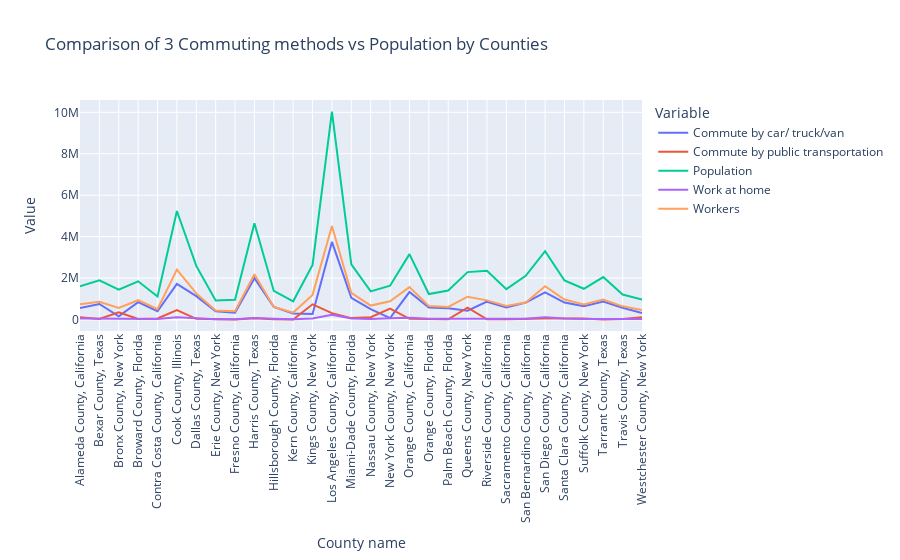

Source (notebook cell):
### Code cell
pivoted_df = population_vs_commute.pivot_table(index='County', columns='Variable', values='Value', aggfunc='first')
long_df = pivoted_df.reset_index().melt(id_vars='County', var_name='Variable', value_name='Value')

fig = px.line(
    long_df,
    x='County',
    y='Value',
    color='Variable',  
    title='Comparison of 3 Commuting methods vs Population by Counties',
    labels={'Value': 'Value', 'County': 'County name'}
)

fig.update_layout(
    hovermode='x unified',  
    xaxis={'tickangle': -90},  
    xaxis_title='County name',
    yaxis_title='Value'
)

fig.show()

### Figure 1 — Plotly figure (JSON) as saved in the notebook; plotly's stock layout.template omitted (floating-point values rounded to 4 significant figures)
{"data": [{"hovertemplate": "Variable=Commute by car/ truck/van<br>County name=%{x}<br>Value=%{y}<extra></extra>", "legendgroup": "Commute by car/ truck/van", "line": {"color": "#636efa", "dash": "solid"}, "marker": {"symbol": "circle"}, "mode": "lines", "name": "Commute by car/ truck/van", "orientation": "v", "showlegend": true, "type": "scatter", "x": ["Alameda County, California", "Bexar County, Texas", "Bronx County, New York", "Broward County, Florida", "Contra Costa County, California", "Cook County, Illinois", "Dallas County, Texas", "Erie County, New York", "Fresno County, California", "Harris County, Texas", "Hillsborough County, Florida", "Kern County, California", "Kings County, New York", "Los Angeles County, California", "Miami-Dade County, Florida", "Nassau County, New York", "New York County, New York", "Orange County, California", "Orange County, Florida", "Palm Beach County, Florida", "Queens County, New York", "Riverside County, California", "Sacramento County, California", "San Bernardino County, California", "San Diego County, California", "Santa Clara County, California", "Suffolk County, New York", "Tarrant County, Texas", "Travis County, Texas", "Westchester County, New York"], "xaxis": "x", "y": [552777, 747344, 149417, 839831, 399524, 1717708, 1128574, 394543, 330459, 1990510, 608552, 293228, 265480, 3745936, 1041383, 501003, 68659, 1325725, 579427, 537668, 427291, 860364, 587410, 819700, 1306221, 817073, 645979, 865576, 564008, 308168], "yaxis": "y"}, {"hovertemplate": "Variable=Commute by public transportation<br>County name=%{x}<br>Value=%{y}<extra></extra>", "legendgroup": "Commute by public transportation", "line": {"color": "#EF553B", "dash": "solid"}, "marker": {"symbol": "circle"}, "mode": "lines", "name": "Commute by public transportation", "orientation": "v", "showlegend": true, "type": "scatter", "x": ["Alameda County, California", "Bexar County, Texas", "Bronx County, New York", "Broward County, Florida", "Contra Costa County, California", "Cook County, Illinois", "Dallas County, Texas", "Erie County, New York", "Fresno County, California", "Harris County, Texas", "Hillsborough County, Florida", "Kern County, California", "Kings County, New York", "Los Angeles County, California", "Miami-Dade County, Florida", "Nassau County, New York", "New York County, New York", "Orange County, California", "Orange County, Florida", "Palm Beach County, Florida", "Queens County, New York", "Riverside County, California", "Sacramento County, California", "San Bernardino County, California", "San Diego County, California", "Santa Clara County, California", "Suffolk County, New York", "Tarrant County, Texas", "Travis County, Texas", "Westchester County, New York"], "xaxis": "x", "y": [109855, 21758, 346240, 25527, 49863, 453217, 34410, 16600, 4770, 58349, 9396, 2760, 733657, 307868, 67251, 109597, 528413, 31296, 16793, 11899, 573952, 12823, 17156, 13484, 45855, 42965, 47169, 5669, 20421, 106345], "yaxis": "y"}, {"hovertemplate": "Variable=Population<br>County name=%{x}<br>Value=%{y}<extra></extra>", "legendgroup": "Population", "line": {"color": "#00cc96", "dash": "solid"}, "marker": {"symbol": "circle"}, "mode": "lines", "name": "Population", "orientation": "v", "showlegend": true, "type": "scatter", "x": ["Alameda County, California", "Bexar County, Texas", "Bronx County, New York", "Broward County, Florida", "Contra Costa County, California", "Cook County, Illinois", "Dallas County, Texas", "Erie County, New York", "Fresno County, California", "Harris County, Texas", "Hillsborough County, Florida", "Kern County, California", "Kings County, New York", "Los Angeles County, California", "Miami-Dade County, Florida", "Nassau County, New York", "New York County, New York", "Orange County, California", "Orange County, Florida", "Palm Beach County, Florida", "Queens County, New York", "Riverside County, California", "Sacramento County, California", "San Bernardino County, California", "San Diego County, California", "Santa Clara County, California", "Suffolk County, New York", "Tarrant County, Texas", "Travis County, Texas", "Westchester County, New York"], "xaxis": "x", "y": [1605217, 1892004, 1436785, 1843152, 1107925, 5236393, 2586552, 921584, 956749, 4646630, 1378883, 878744, 2635121, 10038388, 2664418, 1356564, 1629507, 3155816, 1229039, 1398757, 2287388, 2355002, 1465832, 2106754, 3302833, 1885056, 1483832, 2049770, 1203166, 968890], "yaxis": "y"}, {"hovertemplate": "Variable=Work at home<br>County name=%{x}<br>Value=%{y}<extra></extra>", "legendgroup": "Work at home", "line": {"color": "#ab63fa", "dash": "solid"}, "marker": {"symbol": "circle"}, "mode": "lines", "name": "Work at home", "orientation": "v", "showlegend": true, "type": "scatter", "x": ["Alameda County, California", "Bexar County, Texas", "Bronx County, New York", "Broward County, Florida", "Contra Costa County, California", "Cook County, Illinois", "Dallas County, Texas", "Erie County, New York", "Fresno County, California", "Harris County, Texas", "Hillsborough County, Florida", "Kern County, California", "Kings County, New York", "Los Angeles County, California", "Miami-Dade County, Florida", "Nassau County, New York", "New York County, New York", "Orange County, California", "Orange County, Florida", "Palm Beach County, Florida", "Queens County, New York", "Riverside County, California", "Sacramento County, California", "San Bernardino County, California", "San Diego County, California", "Santa Clara County, California", "Suffolk County, New York", "Tarrant County, Texas", "Travis County, Texas", "Westchester County, New York"], "xaxis": "x", "y": [43888, 33128, 17978, 42524, 28916, 107374, 47637, 11048, 16113, 68314, 33555, 9697, 44680, 232386, 51366, 23611, 58746, 80810, 31026, 35984, 26128, 47751, 31331, 38141, 107560, 43033, 25442, 35742, 43449, 22619], "yaxis": "y"}, {"hovertemplate": "Variable=Workers<br>County name=%{x}<br>Value=%{y}<extra></extra>", "legendgroup": "Workers", "line": {"color": "#FFA15A", "dash": "solid"}, "marker": {"symbol": "circle"}, "mode": "lines", "name": "Workers", "orientation": "v", "showlegend": true, "type": "scatter", "x": ["Alameda County, California", "Bexar County, Texas", "Bronx County, New York", "Broward County, Florida", "Contra Costa County, California", "Cook County, Illinois", "Dallas County, Texas", "Erie County, New York", "Fresno County, California", "Harris County, Texas", "Hillsborough County, Florida", "Kern County, California", "Kings County, New York", "Los Angeles County, California", "Miami-Dade County, Florida", "Nassau County, New York", "New York County, New York", "Orange County, California", "Orange County, Florida", "Palm Beach County, Florida", "Queens County, New York", "Riverside County, California", "Sacramento County, California", "San Bernardino County, California", "San Diego County, California", "Santa Clara County, California", "Suffolk County, New York", "Tarrant County, Texas", "Travis County, Texas", "Westchester County, New York"], "xaxis": "x", "y": [736979, 850829, 560324, 931338, 495757, 2412753, 1260913, 438586, 395689, 2182197, 605087, 333091, 1189261, 4516714, 1289937, 671593, 879881, 1562046, 650883, 607430, 1101747, 923845, 650426, 816403, 1603486, 966853, 721417, 959562, 635422, 459790], "yaxis": "y"}], "layout": {"hovermode": "x unified", "legend": {"title": {"text": "Variable"}, "tracegroupgap": 0}, "title": {"text": "Comparison of 3 Commuting methods vs Population by Counties"}, "xaxis": {"anchor": "y", "domain": [0, 1], "tickangle": -90, "title": {"text": "County name"}}, "yaxis": {"anchor": "x", "domain": [0, 1], "title": {"text": "Value"}}}}
